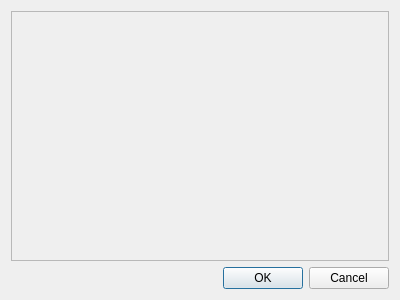
<?xml version="1.0" encoding="UTF-8"?>
<ui version="4.0">
 <class>subject</class>
 <widget class="QDialog" name="subject">
  <property name="geometry">
   <rect>
    <x>0</x>
    <y>0</y>
    <width>400</width>
    <height>300</height>
   </rect>
  </property>
  <property name="windowTitle">
   <string>Delete Subjects</string>
  </property>
  <layout class="QVBoxLayout" name="verticalLayout">
   <item>
    <widget class="QScrollArea" name="scrollArea">
     <property name="widgetResizable">
      <bool>true</bool>
     </property>
     <widget class="QWidget" name="scrollAreaWidgetContents">
      <property name="geometry">
       <rect>
        <x>0</x>
        <y>0</y>
        <width>380</width>
        <height>228</height>
       </rect>
      </property>
      <!-- The content layout will be set programmatically -->
     </widget>
    </widget>
   </item>
   <item>
    <layout class="QHBoxLayout" name="horizontalLayout">
     <item>
      <spacer name="horizontalSpacer">
       <property name="orientation">
        <enum>Qt::Horizontal</enum>
       </property>
       <property name="sizeHint" stdset="0">
        <size>
         <width>40</width>
         <height>20</height>
        </size>
       </property>
      </spacer>
     </item>
     <item>
      <widget class="QPushButton" name="okButton">
       <property name="text">
        <string>OK</string>
       </property>
      </widget>
     </item>
     <item>
      <widget class="QPushButton" name="cancelButton">
       <property name="text">
        <string>Cancel</string>
       </property>
      </widget>
     </item>
    </layout>
   </item>
  </layout>
 </widget>
 <resources/>
 <connections/>
</ui>
